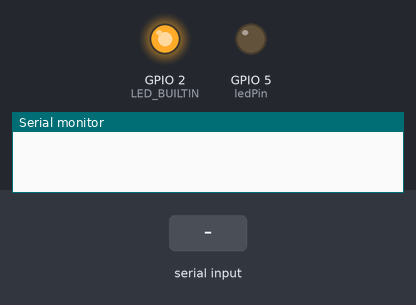
Recording of a sketch running on a simulated ESP8266 (NodeMCU). Shown: output pins drawn as LEDs (lit = HIGH, except the on-board LED, lit = LOW), the last lines printed to the serial monitor. Inputs (shaded band) come from the test bench.

Above: at 1.2 s.
1.3 s: "f." received over Serial
At 1.6 s:
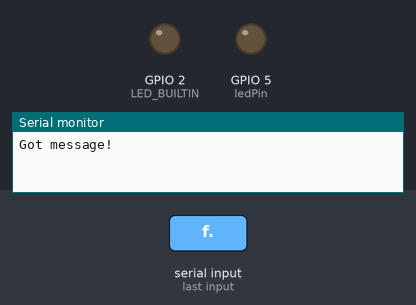
2.8 s: "b." received over Serial
At 4.0 s:
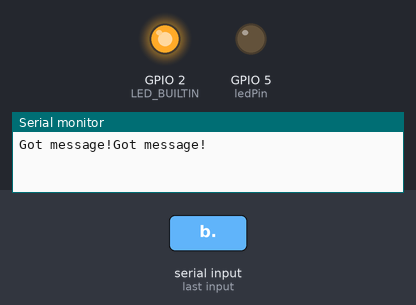
Timing chart, 0 to 5.8 s (numbered marks = the images above; inputs shaded):
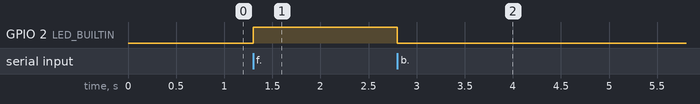

The sketch:

ESP32_cam_serial_com_test_with_esp8266.ino
```cpp
/*
Inteneded board: ESP8266
This code was written on 3-11-2023 to test whether
we were getting serial outputs from an ESP32 CAM module.

 */


 #define ledPin 5


 void setup()
 {
  Serial.begin(9600);
  pinMode(ledPin, OUTPUT);   //set the LED pin mode
  pinMode(LED_BUILTIN, OUTPUT);
 }


String command;

 void loop()
 {
   if (Serial.available()) {
    command = Serial.readStringUntil('.');
    Serial.print("Got message!");
    char Action = command[0]; //The type of action the remote wants us to take.

    switch(Action)
    {
     case 'f':

          digitalWrite(LED_BUILTIN, HIGH);

        break;
        case 'b':

          digitalWrite(LED_BUILTIN, LOW);

      default:
      break;
   }

   }

 }
```

Measured:
- after the input at 1.3 s, GPIO 2 (LED_BUILTIN): LOW → HIGH at once
- after the input at 2.8 s, GPIO 2 (LED_BUILTIN): HIGH → LOW at once
